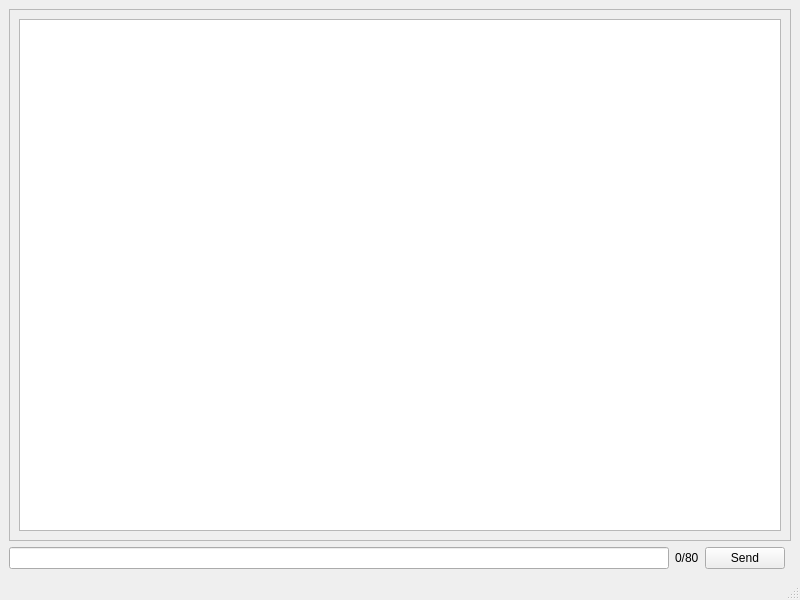
<?xml version="1.0" encoding="UTF-8"?>
<ui version="4.0">
 <class>MainWindow</class>
 <widget class="QMainWindow" name="MainWindow">
  <property name="geometry">
   <rect>
    <x>0</x>
    <y>0</y>
    <width>800</width>
    <height>600</height>
   </rect>
  </property>
  <property name="windowTitle">
   <string>MainWindow</string>
  </property>
  <widget class="QWidget" name="centralwidget">
   <layout class="QGridLayout" name="gridLayout_2">
    <item row="1" column="2">
     <widget class="QPushButton" name="sendButton">
      <property name="text">
       <string>Send</string>
      </property>
     </widget>
    </item>
    <item row="0" column="0" colspan="4">
     <widget class="QFrame" name="frame">
      <property name="frameShape">
       <enum>QFrame::StyledPanel</enum>
      </property>
      <property name="frameShadow">
       <enum>QFrame::Raised</enum>
      </property>
      <layout class="QGridLayout" name="gridLayout">
       <item row="0" column="0">
        <widget class="QTextBrowser" name="textBrowser"/>
       </item>
      </layout>
     </widget>
    </item>
    <item row="1" column="1">
     <widget class="QLabel" name="characterLabel">
      <property name="text">
       <string>0/80</string>
      </property>
     </widget>
    </item>
    <item row="1" column="0">
     <widget class="QLineEdit" name="textEdit"/>
    </item>
   </layout>
  </widget>
  <widget class="QStatusBar" name="statusbar"/>
 </widget>
 <resources/>
 <connections/>
</ui>
